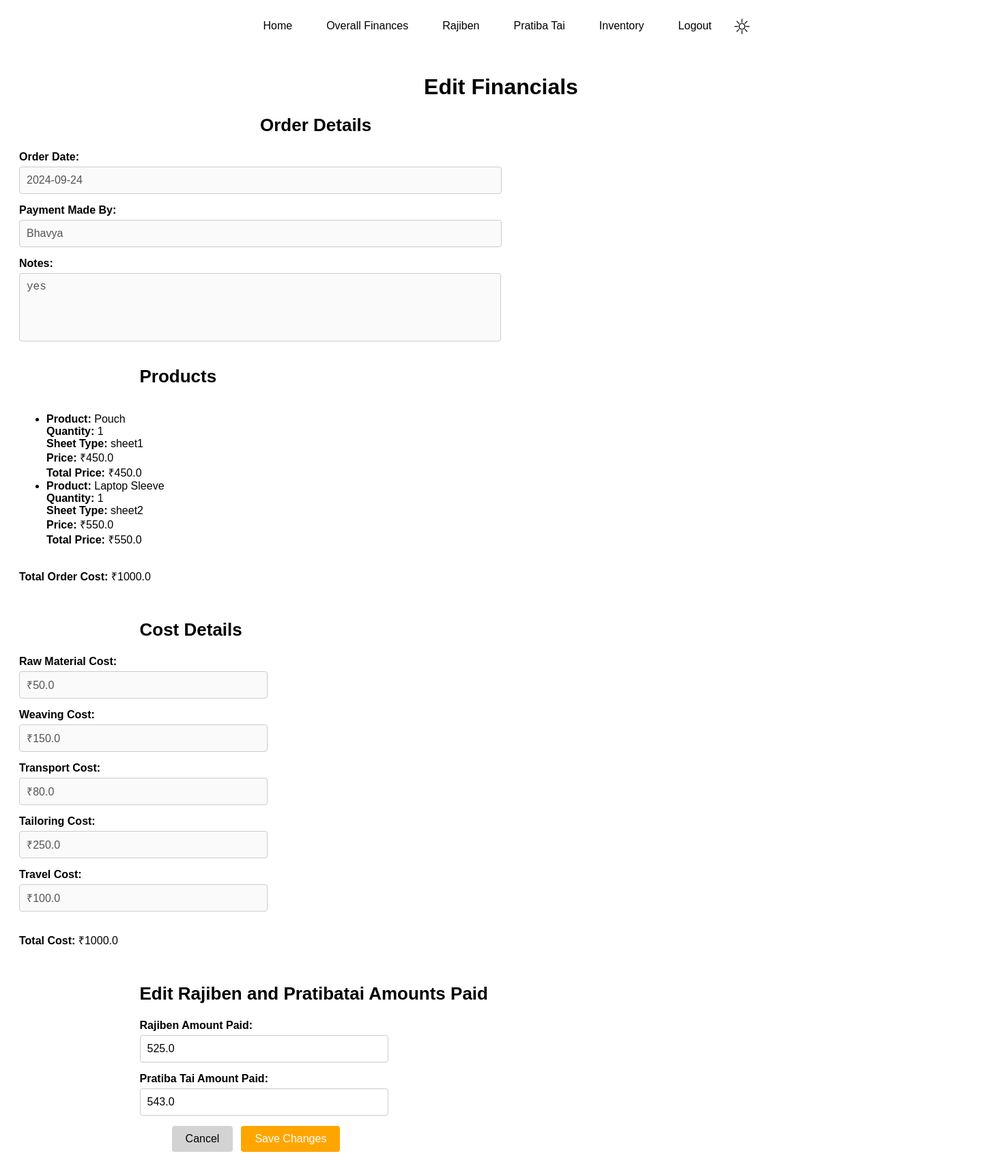
The page /edit_financials/5 on the database its author committed.
### models.py (models this page shows)
class Order(db.Model):
    id=db.Column(db.Integer,primary_key=True)
    date=db.Column(db.Date,nullable=False)
    total_cost=db.Column(db.Float,nullable=False)
    notes=db.Column(db.String(256))
    payment_made_by=db.Column(db.String,nullable=False)
    status=db.Column(db.String,default="order placed")
    user_id=db.Column(db.Integer,db.ForeignKey("user.id"),nullable=False)
    products=db.relationship("Product",backref="order",lazy=True,cascade='all,delete-orphan')
    cost=db.relationship("Cost",backref="order",uselist=False,lazy=True,cascade='all,delete-orphan')

class Product(db.Model):
    id=db.Column(db.Integer,primary_key=True)
    sheet_type=db.Column(db.String,nullable=False)
    quantity=db.Column(db.Integer,default=1)
    price=db.Column(db.Float,nullable=False)
    total_price=db.Column(db.Float,nullable=False)
    order_id=db.Column(db.Integer,db.ForeignKey("order.id"),nullable=False)
    product_id = db.Column(db.Integer,db.ForeignKey("product_type.id"),nullable=False)

class Product_type(db.Model):
    id=db.Column(db.Integer,primary_key=True)
    product_name=db.Column(db.String,nullable=False,unique=True)
    product_price=db.Column(db.Float,nullable=False)
    product_dimension=db.Column(db.String,nullable=False)
    prods=db.relationship("Product",backref="product_type",lazy=True,cascade='all,delete-orphan')
    inventory = db.relationship('Inventory', backref='product_type',lazy=True,cascade='all,delete-orphan')

class Cost(db.Model):
    id=db.Column(db.Integer,primary_key=True)
    raw_material_cost=db.Column(db.Float,nullable=False)
    weaving_cost=db.Column(db.Float,nullable=False)
    transport_cost=db.Column(db.Float,nullable=False)
    tailoring_cost=db.Column(db.Float,nullable=False)
    rajiben_profit=db.Column(db.Float,nullable=False)
    pratibatai_profit=db.Column(db.Float,nullable=False)
    travels=db.Column(db.Float,nullable=False)
    total_cost=db.Column(db.Float,nullable=False)
    order_id=db.Column(db.Integer,db.ForeignKey("order.id"),nullable=False)
    rajiben=db.relationship("Rajiben",uselist=False, backref="cost", lazy=True, cascade='all,delete-orphan')
    pratibatai=db.relationship("Pratibatai",uselist=False, backref="cost", lazy=True, cascade='all,delete-orphan')

class Rajiben(db.Model):
    id=db.Column(db.Integer,primary_key=True)
    cumulative_cost=db.Column(db.Float,nullable=False)
    cumulative_profit=db.Column(db.Float,nullable=False)
    cost_id=db.Column(db.Integer,db.ForeignKey("cost.id"),nullable=False)

class Pratibatai(db.Model):
    id=db.Column(db.Integer,primary_key=True)
    cumulative_cost=db.Column(db.Float,nullable=False)
    cumulative_profit=db.Column(db.Float,nullable=False)
    cost_id=db.Column(db.Integer,db.ForeignKey("cost.id"),nullable=False)

### routes.py (the view, shortened to what this page needs)
@app.route('/edit_financials/<int:order_id>', methods=['GET', 'POST'])
def edit_financials(order_id):
    order = Order.query.get_or_404(order_id)
    return render_template('edit_financials.html', order=order)

### templates/edit_financials.html (shortened to what this page needs)
<!DOCTYPE html>
<html lang="en">
<head>
    <link rel="stylesheet" href="{{ url_for('static', filename='style.css') }}">
    <link rel="stylesheet" href="https://cdnjs.cloudflare.com/ajax/libs/font-awesome/6.6.0/css/all.min.css" />
</head>
<body>
    <nav>
        <div class="nav-links">
            <a href="{{ url_for('dashboard') }}">Home</a>
            <a href="{{ url_for('overall_financials') }}">Overall Finances</a>
            <a href="{{ url_for('rajiben') }}">Rajiben</a>
            <a href="{{ url_for('pratiba') }}">Pratiba Tai</a>
            <a href="{{ url_for('inventory') }}">Inventory</a>
            <a href="{{ url_for('logout') }}">Logout</a>
            <div class="dark-mode-toggle">
                <label class="switch">
                    <span class="slider round"></span>
                </label>
            </div>
        </div>
    </nav>
    <main>
        <div class="container">
            <div class="order-container">
                <h1>Edit Financials</h1>
                <section class="order-details">
                    <h2>Order Details</h2>
                    <div class="form-group">
                        <label for="order-date">Order Date:</label>
                        <input type="text" id="order-date" value="{{ order.date.strftime('%Y-%m-%d') }}" disabled>
                    </div>
                    <div class="form-group">
                        <label for="payment-made-by">Payment Made By:</label>
                        <input type="text" id="payment-made-by" value="{{ order.payment_made_by }}" disabled>
                    </div>
                    <div class="form-group">
                        <label for="order-notes">Notes:</label>
                        <textarea id="order-notes" disabled>{{ order.notes or 'None' }}</textarea>
                    </div>
                </section>
                <section class="form-group">
                    <h2>Products</h2>
                    <ul>
                        {% for product in order.products %}
                        <li>
                            <strong>Product:</strong> {{ product.product_type.product_name }}<br>
                            <strong>Quantity:</strong> {{ product.quantity }}<br>
                            <strong>Sheet Type:</strong> {{ product.sheet_type }}<br>
                            <strong>Price:</strong> ₹{{ product.price }}<br>
                            <strong>Total Price:</strong> ₹{{ product.total_price }}
                        </li>
                        {% endfor %}
                    </ul>
                    <p><strong>Total Order Cost:</strong> ₹{{ order.total_cost }}</p>
                </section>
                <section class="form-group">
                    <h2>Cost Details</h2>
                    <div class="form-group">
                        <label for="raw-material-cost">Raw Material Cost:</label>
                        <input type="text" id="raw-material-cost" value="₹{{ order.cost.raw_material_cost }}" disabled>
                    </div>
                    <div class="form-group">
                        <label for="weaving-cost">Weaving Cost:</label>
                        <input type="text" id="weaving-cost" value="₹{{ order.cost.weaving_cost }}" disabled>
                    </div>
                    <div class="form-group">
                        <label for="transport-cost">Transport Cost:</label>
                        <input type="text" id="transport-cost" value="₹{{ order.cost.transport_cost }}" disabled>
                    </div>
                    <div class="form-group">
                        <label for="tailoring-cost">Tailoring Cost:</label>
                        <input type="text" id="tailoring-cost" value="₹{{ order.cost.tailoring_cost }}" disabled>
                    </div>
                    <div class="form-group">
                        <label for="travel-cost">Travel Cost:</label>
                        <input type="text" id="travel-cost" value="₹{{ order.cost.travels }}" disabled>
                    </div>
                    <p><strong>Total Cost:</strong> ₹{{ order.cost.total_cost }}</p>
                </section>
                <section class="form-group">
                    <h2>Edit Rajiben and Pratibatai Amounts Paid</h2>
                    <form action="{{ url_for('edit_financials', order_id=order.id) }}" method="POST">
                        <div class="form-group">
                            <label for="rajiben-amt-paid">Rajiben Amount Paid:</label>
                            <input type="number" step="0.01" name="rajiben_amt_paid" id="rajiben-amt-paid"
                                   value="{{ order.cost.rajiben.cumulative_cost if order.cost.rajiben else 0 }}" required>
                        </div>
                        <div class="form-group">
                            <label for="pratibatai-amt-paid">Pratiba Tai Amount Paid:</label>
                            <input type="number" step="0.01" name="pratibatai_amt_paid" id="pratibatai-amt-paid"
                                   value="{{ order.cost.pratibatai.cumulative_cost if order.cost.pratibatai else 0 }}" required>
                        </div>
                        <div class="form-actions">
                            <a href="{{ url_for('overall_financials') }}"><button type="button" class="cancel">Cancel</button></a>
                            <button type="submit" class="confirm-order">Save Changes</button>
                        </div>
                    </form>
                </section>
            </div>
        </div>
    </main>
</body>
</html>

### static/style.css (style rules this page uses)
body { font-family: Arial, sans-serif; transition: background-color 0.2s; }
nav { padding: 10px; }
.nav-links { display: flex; justify-content: center; align-items: center; flex-grow: 1; }
.nav-links a { margin: 0 15px; text-decoration: none; color: black; padding: 10px; border-radius: 4px; }
main { padding: 20px; }
h1 { font-size: 24px; font-weight: bold; }
.order-container h1 { font-size: 32px; }
.order-container h1, .confirm-container h1 { display: flex; align-items: center; justify-content: center; }
.order-container h2 { font-size: 26px; transform: translateX(25%); }
form { display: flex; flex-direction: column; align-items: center; }
.form-group { display: flex; flex-direction: column; margin-bottom: 15px; width: 50%; }
.form-group label { margin-bottom: 5px; font-weight: bold; }
.form-group input, .form-group select, .form-group textarea { padding: 10px; font-size: 16px; width: 100%; border: 1px solid #ccc; border-radius: 4px; }
textarea { height: 100px; resize: none; }
.form-actions { display: flex; align-items: center; justify-content: center; width: 100%; }
.form-actions button { padding: 10px 20px; font-size: 16px; border: none; border-radius: 4px; margin-right: 12px; cursor: pointer; }
.form-actions .cancel, .form-actions .back { background-color: lightgray; }
.form-actions .confirm-order { background-color: orange; color: white; }
.form-group input { width: 97%; }
textarea { width: 100%; box-sizing: border-box; border: 1px solid #ccc; border-radius: 10px; padding: 10px; }
.switch { position: relative; display: inline-block; width: 40px; height: 40px; }
.slider { position: absolute; cursor: pointer; top: 0; left: 0; right: 0; bottom: 0; background-size: cover; background-repeat: no-repeat; background-position: center; transition: 0.2s; }
input:not(:checked)+.slider { background-image: url('images/sun.png'); background-size: 35px 35px; }

### rows shown on the page
Order: date "2024-09-24", payment_made_by "Bhavya", notes "yes", total_cost "1000.0"
Product: product_type.product_name "Pouch", quantity "1", sheet_type "sheet1", price "450.0", total_price "450.0"
Product: product_type.product_name "Laptop Sleeve", quantity "1", sheet_type "sheet2", price "550.0", total_price "550.0"
Cost: cost.raw_material_cost "₹50.0", cost.weaving_cost "₹150.0", cost.transport_cost "₹80.0", cost.tailoring_cost "₹250.0", cost.travels "₹100.0", cost.total_cost "1000.0"
Rajiben: rajiben_amt_paid "525.0"
Pratibatai: pratibatai_amt_paid "543.0"
